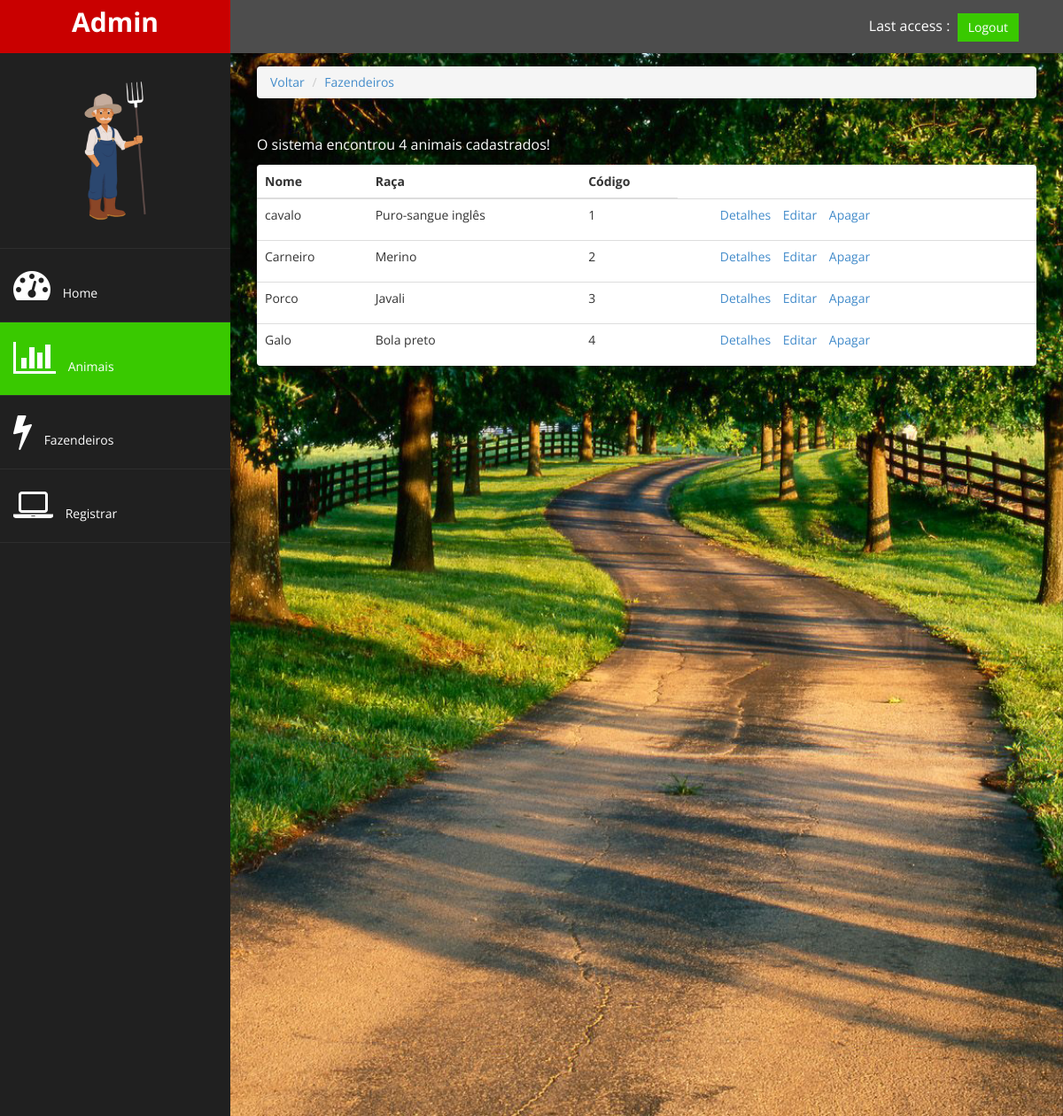
The app's page /home/animais/ with its own data.
### gestao/models.py (models this page shows)
class Animal(models.Model):
      nome = models.CharField(max_length=20)
      sexo = models.CharField(max_length=1, choices=[('M','Macho'),('F','Fêmea')])
      raca = models.CharField(max_length=20, verbose_name='Raça')
      cientifico = models.CharField(max_length=20, verbose_name='Nome Científico')
      peso = models.DecimalField(max_digits=6, decimal_places=2)
      tamanho = models.DecimalField(max_digits=5,decimal_places=2)
      expectativa = models.IntegerField(verbose_name='Expectativa de Vida')
      objetivo = models.CharField(max_length=10, choices=[('Abate','Abate'),('Reprodutor','Reprodutor')])

### gestao/views.py (the view)
# urls.py: path('animais/', views.list_animais),
def list_animais(request):
      animais = Animal.objects.all()
      return render(request, 'animal/list.html', {'animais':animais})

### gestao/templates/animal/list.html
{% extends 'base.html' %}
{% block active-animais %}
active-menu
{% endblock %}
{% block conteudo %}
<div class="row">
      <div class="col-md-12">
            <ol class="breadcrumb">
                  <li><a href="/home">Voltar</a></li>
                  <li><a href="/home/fazendeiros">Fazendeiros</a></li>
            </ol>
      </div>
</div>
<div class="row">
      <div class="col-md-12">
            <table class="table panel">
                  <thead>
                        <tr>
                              <th>Nome</th>
                              <th>Raça</th>
                              <th>Código</th>
                        </tr>
                  </thead>
                  <tbody>
                        {% for animal in animais %}
                        <tr>
                              <td>{{animal.nome}}</td>
                              <td>{{animal.raca}}</td>
                              <td>{{animal.id}}</td>
                              <td>
                                    <ul id="links">
                                          <a href="/home/animais/{{animal.id}}">Detalhes</a>
                                          <a href="/admin/gestao/animal/{{animal.id}}/change/">Editar</a>
                                          <a href="/admin/gestao/animal/{{animal.id}}/delete/">Apagar</a>
                                    </ul>
                              </td>
                        </tr>
                        {% endfor %}
                  </tbody>
                  <tfoot>
                        <p id="sistema">O sistema encontrou {{animais | length}} animais cadastrados!</p>
                  </tfoot>
            </table>
      </div>
</div>
{% endblock %}

### gestao/static/assets/css/custom.css (style rules this page uses)
body { font-family: 'Open Sans', sans-serif; }
p { font-size:16px; line-height:25px; padding-top:20px; }

### gestao/static/assets/css/style.css (style rules this page uses)
#sistema { color: white; text-shadow: black 0.1em 0.1em 0.2em }
#links a { margin-right: 10px; }

### records on screen
Animal: nome "cavalo", raca "Puro-sangue inglês", id "1"
Animal: nome "Carneiro", raca "Merino", id "2"
Animal: nome "Porco", raca "Javali", id "3"
Animal: nome "Galo", raca "Bola preto", id "4"

### other values on screen
{{ animais | length }} "4"
